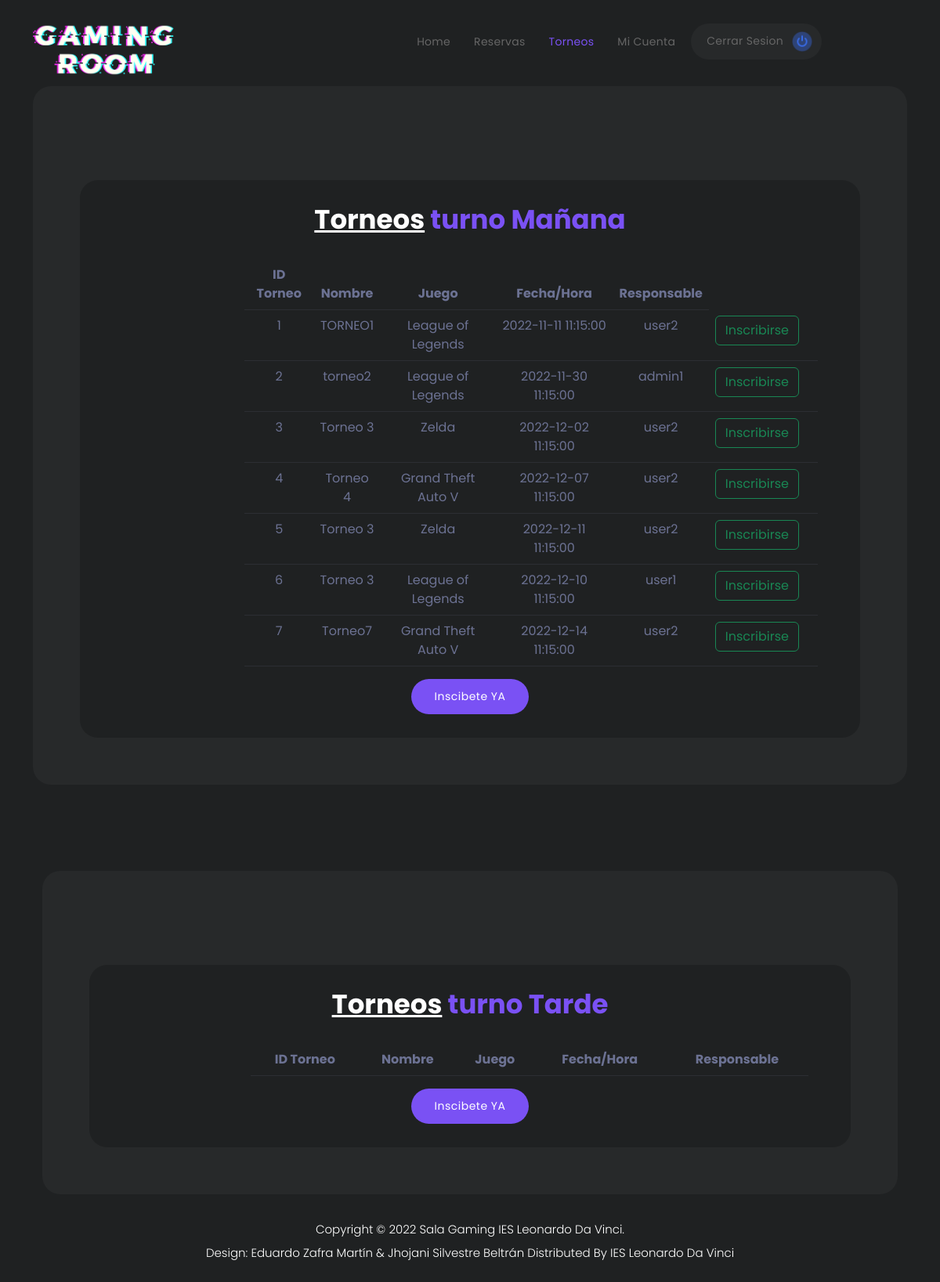
The app's page /controllers/userTournament_controller.php (signed in) with its own data.
### tables this page shows
CREATE TABLE IF NOT EXISTS `tournaments` (
  `id_tournament` int(11) NOT NULL AUTO_INCREMENT,
  `name` varchar(100) NOT NULL,
  `date` datetime NOT NULL,
  `id_game` int(11) NOT NULL,
  `responsible` int(11) NOT NULL,
  `active` tinyint(1) NOT NULL DEFAULT '1',
  PRIMARY KEY (`id_tournament`),
  KEY `tournaments_FK_1` (`id_game`),
  KEY `tournaments_FK_2` (`responsible`)
);

CREATE TABLE IF NOT EXISTS `games` (
  `id_game` int(11) NOT NULL AUTO_INCREMENT,
  `name` varchar(100) NOT NULL,
  PRIMARY KEY (`id_game`)
);

CREATE TABLE IF NOT EXISTS `users` (
  `id_user` int(11) NOT NULL AUTO_INCREMENT,
  `username` varchar(100) NOT NULL,
  `email` varchar(100) NOT NULL,
  `password` varchar(100) NOT NULL,
  `shift` enum('m','t') NOT NULL,
  `active` tinyint(1) NOT NULL DEFAULT '1',
  PRIMARY KEY (`id_user`)
);

### controllers/userTournament_controller.php (called while the page is built, shortened)
<?php
	$conn = generarConexion();
	require_once '../models/userTournament_model.php';
	$tournamentsMorning = obtenerTorneosMañana($conn);
	require_once("../views/userTournament_view.php");

### models/userTournament_model.php (called while the page is built, shortened)
<?php
function obtenerTorneosMañana($conn)
{
    try {
        $stmt = $conn->prepare("SELECT tournaments.id_tournament,tournaments.name AS nametourn,date, games.name AS nomgame,username
        FROM tournaments,games,users WHERE tournaments.id_game = games.id_game AND users.id_user = tournaments.responsible AND date LIKE '%15:00'; ");
        $stmt->execute();
        $tournaments = array();
        if ($stmt->rowCount() > 0) {
            $stmt->setFetchMode(PDO::FETCH_ASSOC);
            foreach ($stmt->fetchAll() as $row) {
                $tournaments[] = array($row["id_tournament"], $row["nametourn"], $row["nomgame"], $row["date"], $row["username"]);
            }
        }
        return $tournaments;
    } catch (PDOException $e) {
        echo "Error: " . $e->getMessage();
    }
}

### views/userTournament_view.php (the view, shortened to what this page needs)
<!DOCTYPE html>
<html lang="en">
<head>
    <link href="../css/bootstrap.min.css" rel="stylesheet">
    <link href="../css/owl.css" rel="stylesheet">
    <link href="../css/animate.css" rel="stylesheet">
    <link rel="stylesheet" href="../css/web_style.css">
    <link rel="stylesheet" href="../css/booking_style.css">
</head>
<body>
    <header class="header-area header-sticky">
        <div class="container">
            <div class="row">
                <div class="col-12">
                    <nav class="main-nav">
                        <a href="welcome_controller.php" class="logo">
                            <img src="../img/gamin-room-logo-purple.png" alt="">
                        </a>
                        <ul class="nav">
                            <li><a href="welcome_controller.php">Home</a></li>
                            <li><a href="../controllers/booking_controller.php">Reservas</a></li>
                            <li><a href="../controllers/userTournament_controller.php" class="active">Torneos</a></li>
                            <li><a href="profile_controller.php">Mi cuenta</a></li>
                            <li><a href="../views/logout_view.php">Cerrar sesion <img src="../img/apagado.png" alt=""></a></li>
                        </ul>
                    </nav>
                </div>
            </div>
        </div>
    </header>
    <div class="container">
        <div class="row">
            <div class="col-lg-12">
                <div class="page-content">
                    <div class="tournament-area">
                        <div class="row">
                            <div class="col-lg-12">
                                <div class="heading-section text-center">
                                    <h4><em>Torneos</em> turno Mañana</h4>
                                </div>
                                <main class="col-md-9 ms-sm-auto col-lg-10 px-md-4">
                                    <table class="table">
                                        <thead>
                                            <tr>
                                                <th>ID Torneo</th>
                                                <th>Nombre</th>
                                                <th>Juego</th>
                                                <th>Fecha/Hora</th>
                                                <th>Responsable</th>
                                            </tr>
                                        </thead>
                                        <tbody>
                                            <?php if (empty($tournamentsMorning) === false) { ?>
                                                <?php foreach ($tournamentsMorning as $fila) : ?>
                                                    <?php echo "<tr>"; ?>
                                                    <?php foreach ($fila as $celda) : ?>
                                                        <?php echo "<td>" . $celda . "</td>"; ?>
                                                    <?php endforeach; ?>
                                                    <td>
                                                        <a href="inscription_controller.php?id=<?php echo $fila[0]; ?>" class="btn btn-outline-success me-3">Inscribirse</a>
                                                    </td>
                                                    <?php echo "</tr>"; ?>
                                                <?php endforeach; ?>
                                            <?php } ?>
                                        </tbody>
                                    </table>
                            </div>
                        </div>
                        <a href="../controllers/booking_controller.php">
                            <div class="form-button mt-3 d-flex justify-content-center">
                                <button id="submit" type="submit" class="btn-form">Inscibete YA</button>
                            </div>
                        </a>
                    </div>
                </div>
                <div class="container">
                    <div class="row">
                        <div class="col-lg-12">
                            <div class="page-content">
                                <div class="tournament-area">
                                    <div class="row">
                                        <div class="col-lg-12">
                                            <div class="heading-section text-center">
                                                <h4><em>Torneos</em> turno Tarde</h4>
                                            </div>
                                            <main class="col-md-9 ms-sm-auto col-lg-10 px-md-4">
                                                <table class="table">
                                                    <thead>
                                                        <tr>
                                                            <th>ID Torneo</th>
                                                            <th>Nombre</th>
                                                            <th>Juego</th>
                                                            <th>Fecha/Hora</th>
                                                            <th>Responsable</th>
                                                        </tr>
                                                    </thead>
                                                </table>
                                        </div>
                                    </div>
                                    <a href="../controllers/booking_controller.php">
                                        <div class="form-button mt-3 d-flex justify-content-center">
                                            <button id="submit" type="submit" class="btn-form">Inscibete YA</button>
                                        </div>
                                    </a>
                                </div>
                            </div>
                            <footer>
                                <div class="container">
                                    <div class="row">
                                        <div class="col-lg-12">
                                            <p>Copyright © 2022 Sala Gaming IES Leonardo Da Vinci.
                                                <br>Design: Eduardo Zafra Martín & Jhojani Silvestre Beltrán Distributed By <a href="https://www.ifpleonardo.com" target="_blank">IES Leonardo Da Vinci</a>
                                            </p>
                                        </div>
                                    </div>
                                </div>
                            </footer>
</body>
</html>

### css/web_style.css (style rules this page uses)
html, body, div, span, applet, object, iframe, h1, h2, h3, h4, h5, h6, p, blockquote, div pre, a, abbr, acronym, address, big, cite, code, del, dfn, em, font, img, ins, kbd, q, s, samp, small, strike, strong, sub, sup, tt, var, b, u, i, center, dl, dt, dd, ol, ul, li, figure, header, nav, section, article, aside, footer, figcaption { margin: 0; padding: 0; border: 0; outline: 0; }
ul, li { padding: 0; margin: 0; list-style: none; }
header, nav, section, article, aside, footer, hgroup { display: block; }
* { box-sizing: border-box; }
html, body { font-family: 'Poppins', sans-serif; font-weight: 400; background-color: #1e1e1e; font-size: 16px; -ms-text-size-adjust: 100%; -webkit-font-smoothing: antialiased; -moz-osx-font-smoothing: grayscale; }
a { color: #CCC; text-decoration: none !important; }
h1, h2, h3, h4, h5, h6 { margin-top: 0px; margin-bottom: 0px; color: #fff; font-weight: 700; }
ul { margin-bottom: 0px; }
p { font-size: 15px; line-height: 30px; color: #fff; }
img { width: 100%; overflow: hidden; }
html, body { background: #1f2122; font-family: 'Poppins', sans-serif; }
body .page-content { margin-top: 110px; background-color: #27292a; padding: 60px; border-radius: 23px; }
p { font-size: 15px; color: #666; line-height: 30px; margin-bottom: 0px; }
.heading-section h4 { color: #7a51f4; font-size: 34px; text-decoration: none; margin-bottom: 30px; }
.heading-section h4 em { color: #fff; font-style: normal; text-decoration: underline; }
.header-area { background-color: transparent; position: absolute; height: 70px; top: 15px; left: 0; right: 0; z-index: 100; -webkit-transition: all .5s ease 0s; -moz-transition: all .5s ease 0s; -o-transition: all .5s ease 0s; transition: all .5s ease 0s; }
.header-area .main-nav { min-height: 80px; background: transparent; display: flex; padding: 15px 0px; border-radius: 50px; }
.header-area .main-nav .logo { border-right: 1px solid #27292a; flex-basis: 18%; margin-right: 14%; -webkit-transition: all 0.3s ease 0s; -moz-transition: all 0.3s ease 0s; -o-transition: all 0.3s ease 0s; transition: all 0.3s ease 0s; }
.header-area .main-nav .logo img { width: 180px; }
.header-area .main-nav .nav { display: inline-flex; flex-basis: 70%; justify-content: flex-end; vertical-align: middle; text-align: right; margin-top: 0px; margin-right: 0px; -webkit-transition: all 0.3s ease 0s; -moz-transition: all 0.3s ease 0s; -o-transition: all 0.3s ease 0s; transition: all 0.3s ease 0s; position: relative; z-index: 999; }
.header-area .main-nav .nav li { padding-left: 10px; padding-right: 10px; display: inline-block; }
.header-area .main-nav .nav li a { display: block; font-weight: 400; font-size: 14px; text-transform: capitalize; color: #666; -webkit-transition: all 0.3s ease 0s; -moz-transition: all 0.3s ease 0s; -o-transition: all 0.3s ease 0s; transition: all 0.3s ease 0s; border: transparent; padding: 13px 10px; border-radius: 18px; letter-spacing: .3px; }
.header-area .main-nav .nav li:last-child a { background-color: #27292a; padding: 8px 10px 8px 20px; border-radius: 23px; }
.header-area .main-nav .nav li:last-child a img { max-width: 30px; border-radius: 50%; margin-left: 5px; }
.header-area .main-nav .nav li:hover a, .header-area .main-nav .nav li a.active { color: #7a51f4 !important; }
.header-area.header-sticky { min-height: 70px; }
.header-area.header-sticky .nav li a.active { color: #fff; }
@media (max-width: 1200px) { .header-area .main-nav .nav li { padding-left: 10px; padding-right: 10px; } }
@media (max-width: 1200px) { .header-area .main-nav:before { display: none; } }
footer p { text-align: center; padding: 30px 0px; color: #fff; font-weight: 300; }
footer p a { color: #fff; transition: all .3s; }
body { overflow-x: hidden; }
@media (max-width: 1200px) { .header-area .main-nav .nav li { padding-right: 5px; padding-left: 5px; } }
@media (max-width: 1200px) { .header-area .main-nav .logo { margin-right: 30px; border-right: none; } }
.table { margin-bottom: 0; color: #6c7293; border-color: #2c2e33; text-align: center!important; }
.table tr { color: #6c7293 ; }
.table td { color: #6c7293; }
.tournament-area { margin-top: 60px; padding: 30px; background-color: #1f2122; border-radius: 23px; }

### css/booking_style.css (style rules this page uses)
.btn-form { font-size: 14px; color: #fff; background-color: #7a51f4; padding: 12px 30px; border-radius: 25px; border: 0 none; letter-spacing: 0.5px; }

### records on screen
tournaments: id_tournament "1", name "TORNEO1", id_game.name "League of Legends", date "2022-11-11 11:15:00", responsible.username "user2"
tournaments: id_tournament "2", name "torneo2", id_game.name "League of Legends", date "2022-11-30 11:15:00", responsible.username "admin1"
tournaments: id_tournament "3", name "Torneo 3", id_game.name "Zelda", date "2022-12-02 11:15:00", responsible.username "user2"
tournaments: id_tournament "4", name "Torneo 4", id_game.name "Grand Theft Auto V", date "2022-12-07 11:15:00", responsible.username "user2"
tournaments: id_tournament "5", name "Torneo 3", id_game.name "Zelda", date "2022-12-11 11:15:00", responsible.username "user2"
tournaments: id_tournament "6", name "Torneo 3", id_game.name "League of Legends", date "2022-12-10 11:15:00", responsible.username "user1"
tournaments: id_tournament "7", name "Torneo7", id_game.name "Grand Theft Auto V", date "2022-12-14 11:15:00", responsible.username "user2"
